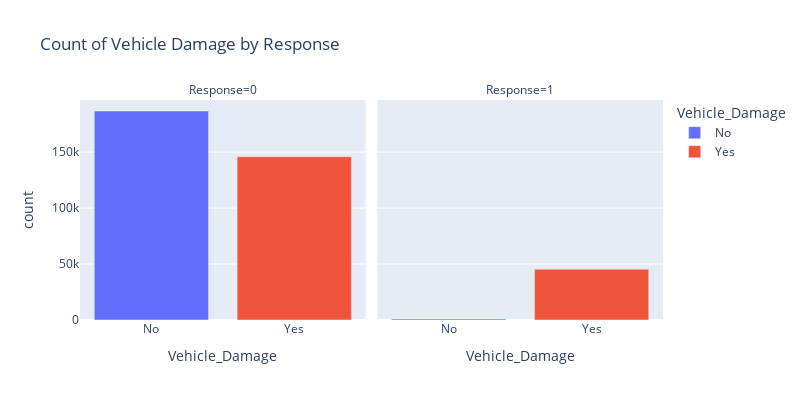

Notebook source saved alongside this figure:
### Code cell
data = train.groupby(['Vehicle_Damage', 'Response'])['id'].count().reset_index()
data.rename(columns={'id': 'count'}, inplace=True)

fig = px.bar(data, x='Vehicle_Damage', y='count', color='Vehicle_Damage', facet_col='Response', 
             title='Count of Vehicle Damage by Response', height=400, width=800)

fig.show()

### Figure 1 — Plotly figure (JSON) as saved in the notebook; plotly's stock layout.template omitted (floating-point values rounded to 4 significant figures)
{"data": [{"alignmentgroup": "True", "hovertemplate": "Vehicle_Damage=%{x}<br>Response=0<br>count=%{y}<extra></extra>", "legendgroup": "No", "marker": {"color": "#636efa", "pattern": {"shape": ""}}, "name": "No", "offsetgroup": "No", "orientation": "v", "showlegend": true, "textposition": "auto", "type": "bar", "x": ["No"], "xaxis": "x", "y": [186752], "yaxis": "y"}, {"alignmentgroup": "True", "hovertemplate": "Vehicle_Damage=%{x}<br>Response=1<br>count=%{y}<extra></extra>", "legendgroup": "No", "marker": {"color": "#636efa", "pattern": {"shape": ""}}, "name": "No", "offsetgroup": "No", "orientation": "v", "showlegend": false, "textposition": "auto", "type": "bar", "x": ["No"], "xaxis": "x2", "y": [978], "yaxis": "y2"}, {"alignmentgroup": "True", "hovertemplate": "Vehicle_Damage=%{x}<br>Response=0<br>count=%{y}<extra></extra>", "legendgroup": "Yes", "marker": {"color": "#EF553B", "pattern": {"shape": ""}}, "name": "Yes", "offsetgroup": "Yes", "orientation": "v", "showlegend": true, "textposition": "auto", "type": "bar", "x": ["Yes"], "xaxis": "x", "y": [145886], "yaxis": "y"}, {"alignmentgroup": "True", "hovertemplate": "Vehicle_Damage=%{x}<br>Response=1<br>count=%{y}<extra></extra>", "legendgroup": "Yes", "marker": {"color": "#EF553B", "pattern": {"shape": ""}}, "name": "Yes", "offsetgroup": "Yes", "orientation": "v", "showlegend": false, "textposition": "auto", "type": "bar", "x": ["Yes"], "xaxis": "x2", "y": [45410], "yaxis": "y2"}], "layout": {"annotations": [{"font": {}, "showarrow": false, "text": "Response=0", "x": 0.245, "xanchor": "center", "xref": "paper", "y": 1, "yanchor": "bottom", "yref": "paper"}, {"font": {}, "showarrow": false, "text": "Response=1", "x": 0.755, "xanchor": "center", "xref": "paper", "y": 1, "yanchor": "bottom", "yref": "paper"}], "barmode": "relative", "height": 400, "legend": {"title": {"text": "Vehicle_Damage"}, "tracegroupgap": 0}, "title": {"text": "Count of Vehicle Damage by Response"}, "width": 800, "xaxis": {"anchor": "y", "categoryarray": ["No", "Yes"], "categoryorder": "array", "domain": [0, 0.49], "title": {"text": "Vehicle_Damage"}}, "xaxis2": {"anchor": "y2", "categoryarray": ["No", "Yes"], "categoryorder": "array", "domain": [0.51, 1], "matches": "x", "title": {"text": "Vehicle_Damage"}}, "yaxis": {"anchor": "x", "domain": [0, 1], "title": {"text": "count"}}, "yaxis2": {"anchor": "x2", "domain": [0, 1], "matches": "y", "showticklabels": false}}}
